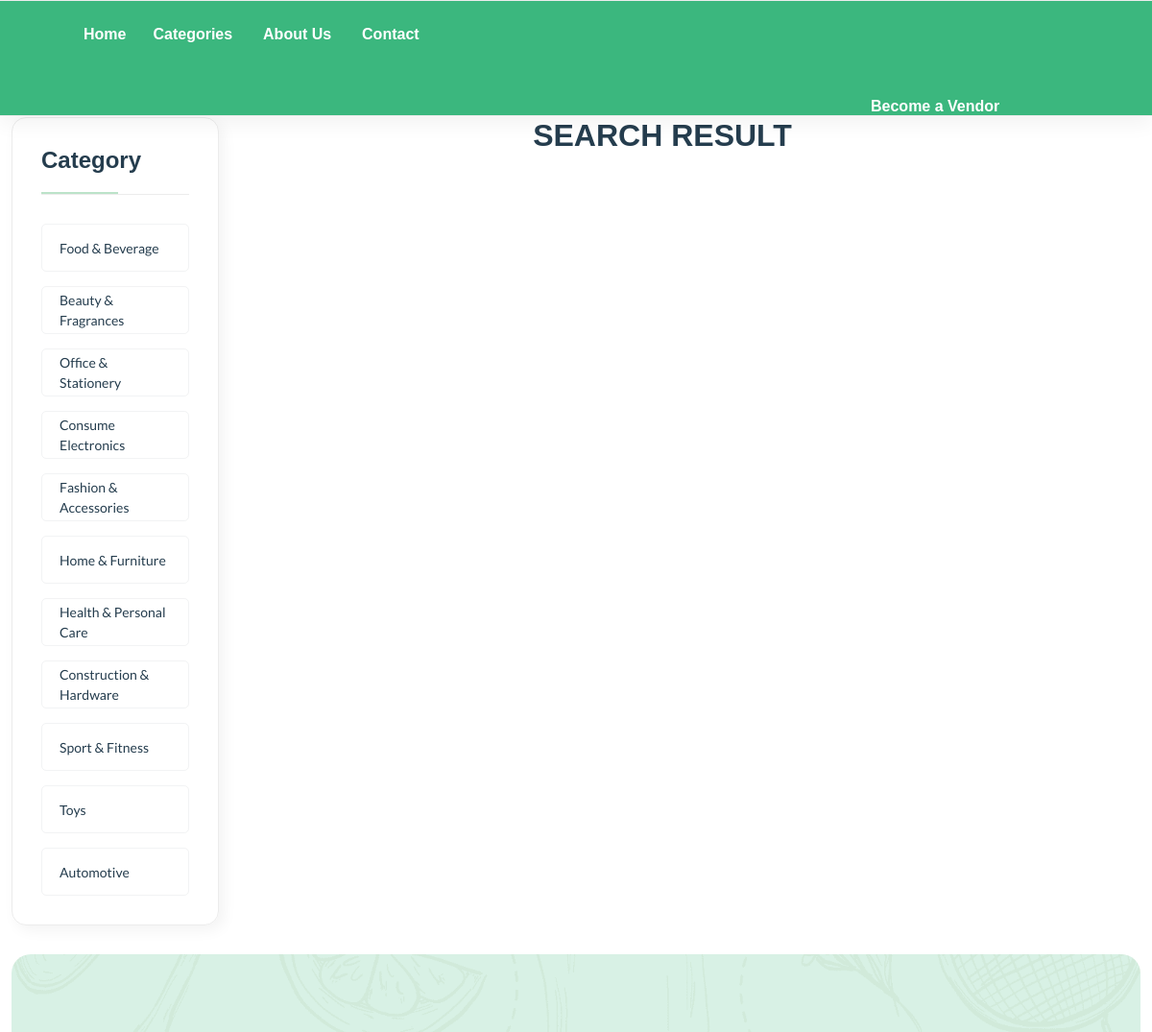
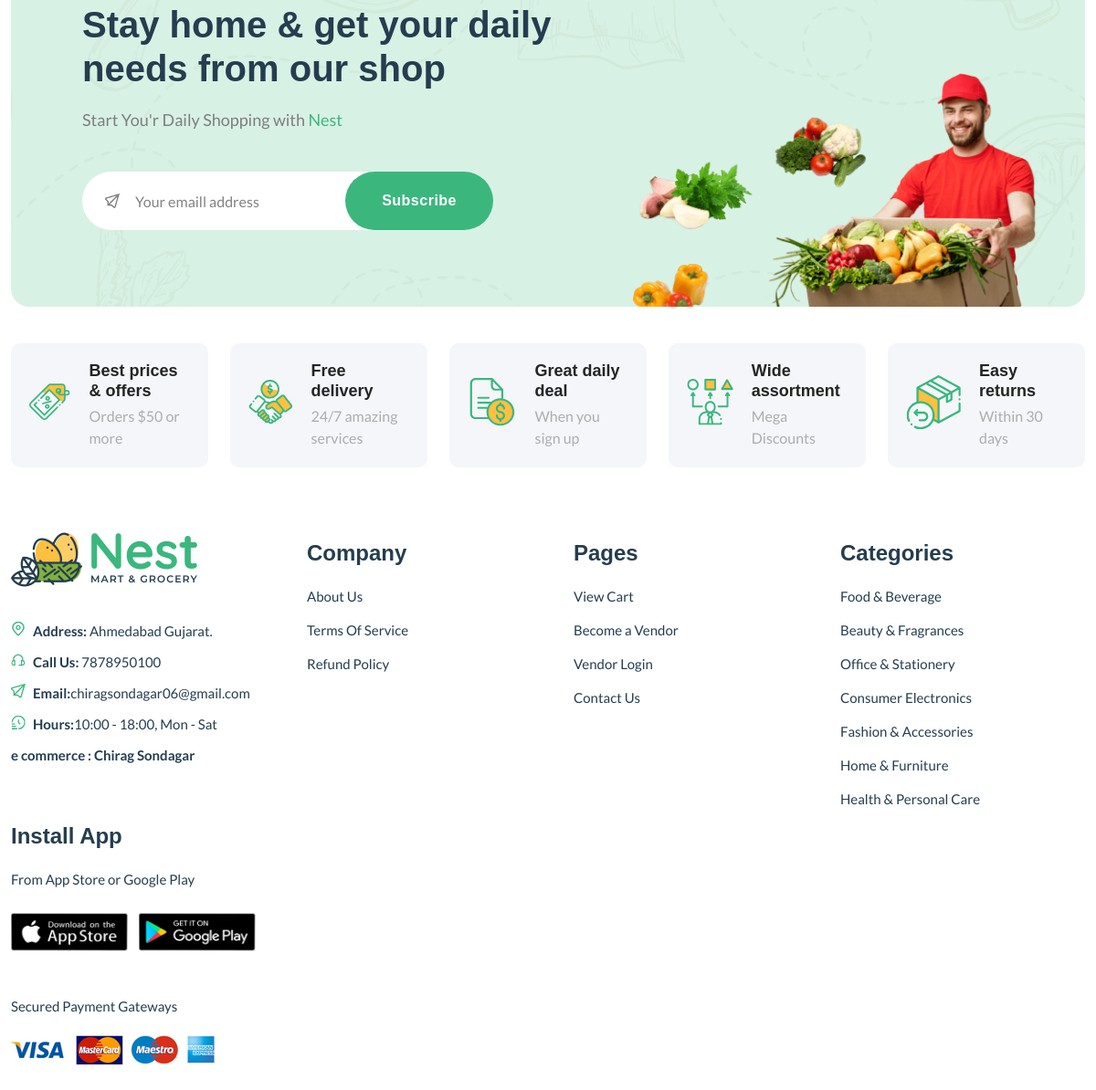
The app's page /categories_product/ with its own data (2 pictures, top to bottom).
### Vendor/models.py (models this page shows)
class Product_categories(models.Model):
    categories = models.CharField(max_length=50)
    def __str__(self):
        return str(self.categories)

### Nest/views.py (the view)
# urls.py: path('categories_product/', categories_product_N, name='categories_product'),
def categories_product_N(request):
        categories_product = Product_categories.objects.all()
        tempalate = "categories.html"
        return render(request,tempalate,{'category':categories_product})

### Templates/categories.html (shortened to what this page needs)
{% extends 'common.html' %}
{% load static %}
{% block content %}
<div class="page-section inner-page-sec-padding">
  <div class="container">
    <div class="row">
      <div class="col-12">
        <div class="row">
          <div class="categories-dropdown-wrap col-lg-1-5 primary-sidebar">
            <div class="sidebar-widget widget-category-2 mb-30">
              <h5 class="section-title style-1 mb-30">Category</h5>
              <ul>
              {% for category in category %}
                <li>
                <a href="{% url 'Nest:search_category' category.id %}">{{category}}</a>
                </li>
              {% endfor %}
            </div>
          </div>
          <div class="col-lg-9 col-12 mt--30 mt-lg--">
            <div class="tab-content" id="myaccountContent">
              <div class="tab-pane fade show active" role="tabpanel">
                <div class="myaccount-content">
                  <center>
                    <h3>SEARCH RESULT</h3>
                  </center>
                </div>
              </div>
            </div>
          </div>
        </div>
      </div>
    </div>
  </div>
</div>
{% endblock content %}

### records on screen
Product_categories: categories "Food & Beverage"
Product_categories: categories "Beauty & Fragrances"
Product_categories: categories "Office & Stationery"
Product_categories: categories "Consume Electronics"
Product_categories: categories "Fashion & Accessories"
Product_categories: categories "Home & Furniture"
Product_categories: categories "Health & Personal Care"
Product_categories: categories "Construction & Hardware"
Product_categories: categories "Sport & Fitness"
Product_categories: categories "Toys"
Product_categories: categories "Automotive"
